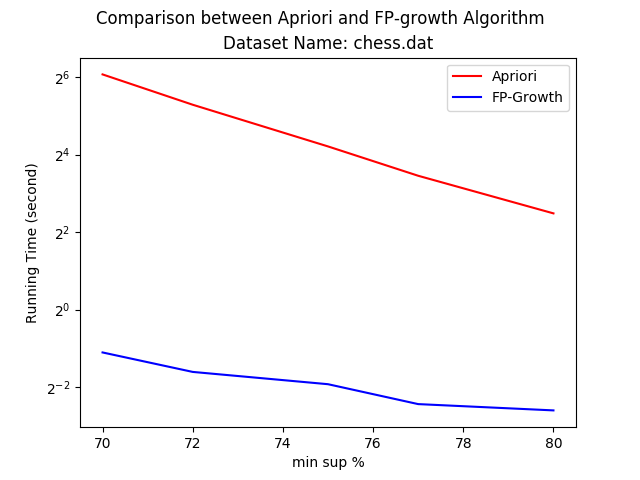

Here is the Python script that generated this plot:
from matplotlib import pyplot as plt
import numpy as np


###tobechanged
x = [70,72,75,77,80]
Apriori = [66.970493,38.942090000000,18.484947,10.941887000000,5.586742]
FP_growth = [0.465268000,0.328541000000,0.263759000,0.184821000000,0.165147000]

plt.plot(x, Apriori, color='r', label='Apriori')
plt.plot(x, FP_growth, color='b', label='FP-Growth')

plt.ylabel('Running Time (second)')
plt.xlabel('min sup %')


plt.suptitle('Comparison between Apriori and FP-growth Algorithm')
plt.title('Dataset Name: chess.dat')
plt.legend(loc='upper right')

plt.yscale('log',basey=2)

###tobechanged
plt.savefig('chess.pdf')
plt.savefig('chess.png')

# plt.yticks(Apriori+FP_growth,Apriori+FP_growth)
plt.xticks(x,x)



plt.show()